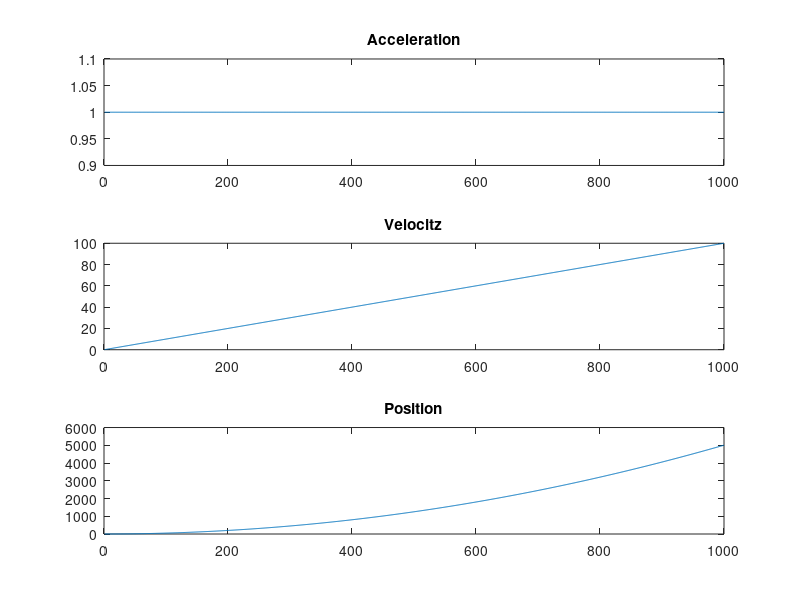

Source code (MATLAB): (Note: this script raises an error after producing the figure.)
accy = ones(1000,1);
vel = cumsum(accy)*0.1;
pos = cumsum(vel)*0.1;
figure('Name','Input signal', 'NumberTitle','off');
subplot(3,1,1)
plot(accy)
title('Acceleration')
subplot(3,1,2)
plot(vel)
title('Velocitz')
subplot(3,1,3)
plot(pos)
title('Position')

filt = KalmanFusionFilt()
filt.x(1) = 5;
theta = 0:2*pi/1000:2*pi;
%filt.x(2) = vel(1,2);

numImuSamples = size(accy,1);
estPos = zeros(numImuSamples,2);
estVel = zeros(numImuSamples,2);
estAng = zeros(numImuSamples,2);
gpsIdx = 1;
for idx = 1:numImuSamples
    if(mod(idx,1)==0)        
        %filt.correct(angVel(idx,3),rPos(gpsIdx,1), rPos(gpsIdx,2),ang(gpsIdx,1))
        gpsIdx = gpsIdx + 1;
    end
    filt.predict(1/100,0,accy(idx),theta(idx));
    
    estPos(idx,:) = filt.getPos();
    estVel(idx,:) = filt.getVel();
    estAng(idx,:) = filt.getAng();
end
figure('Name','Estimated Position', 'NumberTitle','off');
hold('on')
%plot(estPos(:,1),estPos(:,2))
quiver(estPos(:,1),estPos(:,2),estPos(:,1),estPos(:,2));
%plot(pos,'r')
figure('Name','Estimated Speed', 'NumberTitle','off');
hold('off')
subplot(2,1,1)
plot(estVel(:,1))
subplot(2,1,2)
plot(estVel(:,2))
